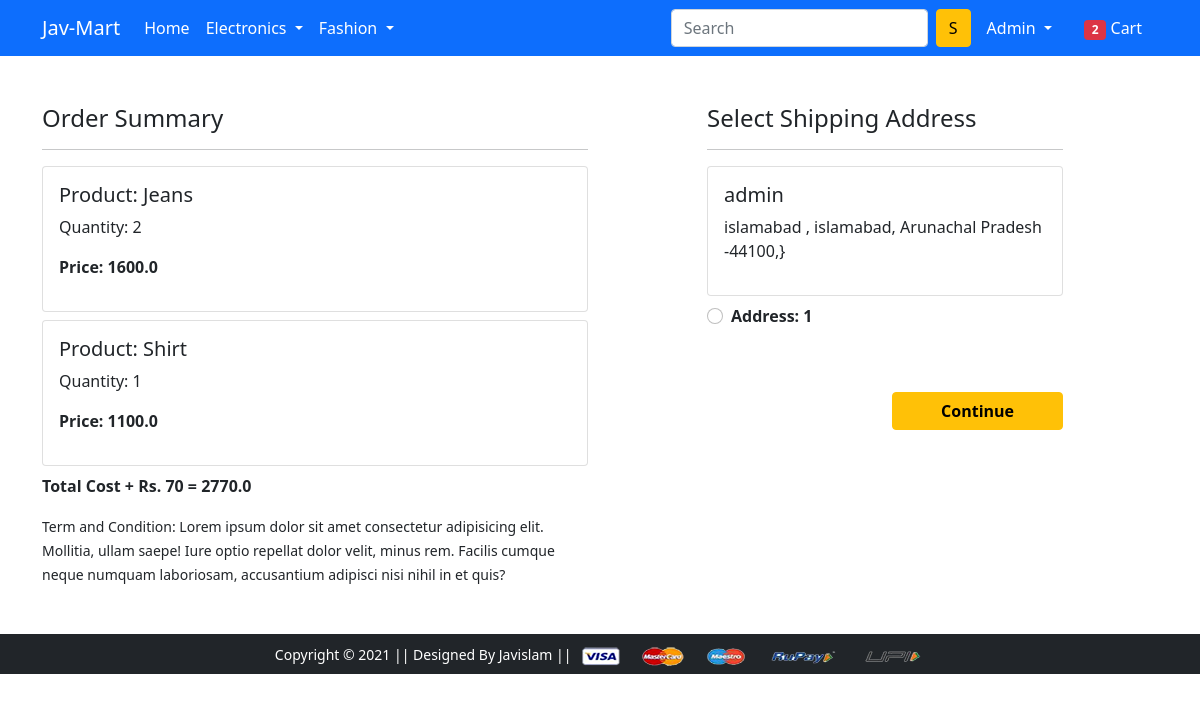
Screenshot of /checkout/ (signed in) with the database file from the repository.
### app/models.py (models this page shows)
class Cart(models.Model):
    user = models.ForeignKey(User, on_delete=models.CASCADE)
    product = models.ForeignKey(Product, on_delete=models.CASCADE)
    quantity = models.PositiveIntegerField(default=1)
    @property
    def total_cost(self):
     return self.quantity*self.product.discounted_price

class Product(models.Model):
    title = models.CharField(max_length=100)
    selling_price = models.FloatField()
    discounted_price = models.FloatField()
    description = models.TextField()
    brand = models.CharField(max_length=100)
    category= models.CharField(choices=CATEGORY_CHOICES, max_length=2)
    product_image=models.ImageField(upload_to='productimg')

class Customer(models.Model):
    user = models.ForeignKey(User, on_delete=models.CASCADE)
    name = models.CharField(max_length=200,)
    locality = models.CharField(max_length=200,)
    city = models.CharField(max_length=150,)
    zipcode = models.IntegerField()
    state= models.CharField(choices=STATE_CHOICES, max_length=150)

### app/views.py (the view)
# urls.py: path('checkout/', views.checkout, name='checkout'),
@login_required
def checkout(request):
  totalitem=0
  if request.user.is_authenticated:
    totalitem=len(Cart.objects.filter(user=request.user))
  user=request.user
  add=Customer.objects.filter(user=user)
  cart_items=Cart.objects.filter(user=user)
  amount=0.0
  shipping_amount=70.0
  cart_product=[p for p in Cart.objects.all() if p.user==request.user]
  if cart_product:
    for p in cart_product:
        tempamount=(p.quantity * p.product.discounted_price)
        amount += tempamount
    totalamount=amount + shipping_amount
  return render(request, 'app/checkout.html' , {'add':add , 'totalamount':totalamount ,
  'cart_items':cart_items, 'totalitem':totalitem} )

### app/templates/app/checkout.html (shortened to what this page needs)
{% extends 'app/base.html' %}
{% load static %}
{% block main-content %}
<div class="container">
 <div class="row mt-5">
  <div class="col-sm-6">
    <h4>Order Summary</h4>
    <hr>
    {% for item in cart_items %}
      <div class="card mb-2">
        <div class="card-body">
          <h5>Product: {{item.product.title}}</h5>
          <p>Quantity: {{item.quantity}}</p>
          <p class="fw-bold">Price: {{item.total_cost}}</p>
        </div>
      </div>
      {% endfor %}
      <p class="fw-bold">Total Cost + Rs. 70 = {{totalamount}}</p>
    <small>Term and Condition: Lorem ipsum dolor sit amet consectetur adipisicing elit. Mollitia, ullam saepe! Iure optio repellat dolor velit, minus rem. Facilis cumque neque numquam laboriosam, accusantium adipisci nisi nihil in et quis?</small>
  </div>
  <div class="col-sm-4 offset-sm-1">
    <h4>Select Shipping Address</h4>
    <hr>
    <form action="/paymentdone">
    {% for ad in add%}
      <div class="card">
        <div class="card-body">
        <h5>{{ad.name}}</h5>
        <p>{{ad.locality}} , {{ad.city}}, {{ad.state}}-{{ad.zipcode}},}</p>
        </div>
      </div>
        <div class="form-check mt-2 mb-5">
          <input class="form-check-input" type="radio" name="custid" id="custadd{{forloop.counter}}"
           value="{{ad.id}}">
          <label class="form-check-label fw-bold" for="custadd{{forloop.counter}}">
            Address: {{forloop.counter}} </label>
        </div>
        {% endfor %}
        <div class="text-end">
          <button type="submit" class="btn btn-warning mt-3 px-5 fw-bold">Continue</button>
        </div>
      </form>
    </div>
  </div>
</div>
{% endblock main-content %}

### app/templates/app/base.html (shortened to what this page needs)
<!doctype html>
{% load static %}
<html lang="en">
  <head>
    <link href="https://cdn.jsdelivr.net/npm/bootstrap@5.0.0-beta1/dist/css/bootstrap.min.css" rel="stylesheet">
    <link rel="stylesheet" href="{% static 'app/css/owl.carousel.min.css' %}">
    <link rel="stylesheet" href="{% static 'app/css/all.min.css' %}">
    <link rel="stylesheet" href="{% static 'app/css/style.css' %}">
  </head>
  <body>
    <nav class="navbar navbar-expand-lg navbar-dark bg-primary">
     <div class="container">
       <a class="navbar-brand" href="/">Jav-Mart</a>
       <div class="collapse navbar-collapse" id="navbarSupportedContent">
         <ul class="navbar-nav me-auto mb-2 mb-lg-0">
           <li class="nav-item">
             <a class="nav-link active" aria-current="page" href="/">Home</a>
           </li>
           <li class="nav-item dropdown">
             <a class="nav-link dropdown-toggle text-white" href="#" id="electronicsDropdown" role="button" data-bs-toggle="dropdown" aria-expanded="false">
               Electronics
             </a>
           </li>
           <li class="nav-item dropdown">
             <a class="nav-link dropdown-toggle text-white" href="#" id="fashionDropdown" role="button" data-bs-toggle="dropdown" aria-expanded="false">
               Fashion
             </a>
           </li>
         </ul>
         <form class="d-flex">
           <input class="form-control me-2" type="search" placeholder="Search" aria-label="Search">
           <button class="btn btn-warning" type="submit">S</button>
         </form>
         <div>
          <ul class="navbar-nav me-auto mb-2 mb-lg-0">
            {% if request.user.is_authenticated %}
           <li class="nav-item dropdown mx-2">
              <a class="nav-link dropdown-toggle text-white" href="#" id="profileDropdown"
               role="button" data-bs-toggle="dropdown" aria-expanded="false">
                {{request.user|capfirst}}
              </a>
            </li>
            <li class="nav-item mx-2">
             <a href="{% url 'showcart' %}" class="nav-link text-white">
               <span class="badge bg-danger">{{totalitem}}</span> Cart </a>
            </li>
            {% endif %}
          </ul>
         </div>
       </div>
     </div>
    </nav>
    {% block main-content %} {% endblock main-content %}
    <footer class="container-fluid bg-dark text-center p-2 mt-5">
        <small class="text-white">Copyright &copy; 2021 || Designed By Javislam || </small>
        <img src="{% static 'app/images/payment.png' %}" alt="" srcset="" class="img-fluid" height="2px">
    </footer>
  </body>
</html>

### rows the page displays
Cart: product "Jeans", quantity "2", total_cost "1600.0"
Cart: product "Shirt", quantity "1", total_cost "1100.0"
Customer: name "admin", locality "islamabad", city "islamabad", state "Arunachal Pradesh", zipcode "44100"

### other values shown
{{ request.user|capfirst }} "Admin"
{{ totalitem }} "2"
{{ totalamount }} "2770.0"
